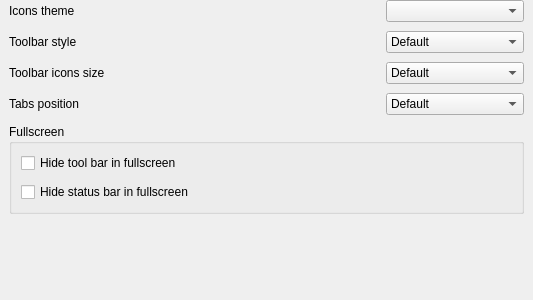
<?xml version="1.0" encoding="UTF-8"?>
<ui version="4.0">
 <class>ViewSettingsPage</class>
 <widget class="QWidget" name="ViewSettingsPage">
  <property name="geometry">
   <rect>
    <x>0</x>
    <y>0</y>
    <width>533</width>
    <height>300</height>
   </rect>
  </property>
  <property name="windowTitle">
   <string/>
  </property>
  <layout class="QGridLayout">
   <property name="leftMargin">
    <number>9</number>
   </property>
   <property name="topMargin">
    <number>0</number>
   </property>
   <property name="rightMargin">
    <number>9</number>
   </property>
   <property name="bottomMargin">
    <number>9</number>
   </property>
   <property name="spacing">
    <number>9</number>
   </property>
   <item row="7" column="2">
    <spacer>
     <property name="orientation">
      <enum>Qt::Vertical</enum>
     </property>
     <property name="sizeHint" stdset="0">
      <size>
       <width>20</width>
       <height>40</height>
      </size>
     </property>
    </spacer>
   </item>
   <item row="2" column="2">
    <widget class="QComboBox" name="iconThemeCmb"/>
   </item>
   <item row="2" column="0">
    <widget class="QLabel" name="label_2">
     <property name="text">
      <string>Icons theme</string>
     </property>
    </widget>
   </item>
   <item row="4" column="0">
    <widget class="QLabel" name="label_5">
     <property name="text">
      <string>Toolbar icons size</string>
     </property>
    </widget>
   </item>
   <item row="4" column="2">
    <widget class="QComboBox" name="iconSizeCmb">
     <item>
      <property name="text">
       <string>Default</string>
      </property>
     </item>
     <item>
      <property name="text">
       <string>16</string>
      </property>
     </item>
     <item>
      <property name="text">
       <string>24</string>
      </property>
     </item>
     <item>
      <property name="text">
       <string>32</string>
      </property>
     </item>
    </widget>
   </item>
   <item row="3" column="2">
    <widget class="QComboBox" name="toolButtonStyleCmb">
     <item>
      <property name="text">
       <string>Default</string>
      </property>
     </item>
     <item>
      <property name="text">
       <string>Icons only</string>
      </property>
     </item>
     <item>
      <property name="text">
       <string>Text only</string>
      </property>
     </item>
     <item>
      <property name="text">
       <string>Text beside the icon</string>
      </property>
     </item>
     <item>
      <property name="text">
       <string>Text under the icon</string>
      </property>
     </item>
    </widget>
   </item>
   <item row="3" column="0">
    <widget class="QLabel" name="label_3">
     <property name="text">
      <string>Toolbar style</string>
     </property>
    </widget>
   </item>
   <item row="4" column="1">
    <spacer>
     <property name="orientation">
      <enum>Qt::Horizontal</enum>
     </property>
     <property name="sizeHint" stdset="0">
      <size>
       <width>40</width>
       <height>20</height>
      </size>
     </property>
    </spacer>
   </item>
   <item row="5" column="0">
    <widget class="QLabel" name="label">
     <property name="text">
      <string>Tabs position</string>
     </property>
    </widget>
   </item>
   <item row="5" column="2">
    <widget class="QComboBox" name="tabPositionCmb">
     <item>
      <property name="text">
       <string>Default</string>
      </property>
     </item>
     <item>
      <property name="text">
       <string>North</string>
      </property>
     </item>
     <item>
      <property name="text">
       <string>South</string>
      </property>
     </item>
     <item>
      <property name="text">
       <string>West</string>
      </property>
     </item>
     <item>
      <property name="text">
       <string>East</string>
      </property>
     </item>
    </widget>
   </item>
   <item row="6" column="0" colspan="3">
    <widget class="QGroupBox" name="groupBox_4">
     <property name="title">
      <string>Fullscreen</string>
     </property>
     <layout class="QVBoxLayout" name="verticalLayout_5">
      <property name="spacing">
       <number>9</number>
      </property>
      <property name="margin">
       <number>9</number>
      </property>
      <item>
       <widget class="QCheckBox" name="fsHideToolbarChk">
        <property name="text">
         <string>Hide tool bar in fullscreen</string>
        </property>
       </widget>
      </item>
      <item>
       <widget class="QCheckBox" name="fsHideStatusbarChk">
        <property name="text">
         <string>Hide status bar in fullscreen</string>
        </property>
       </widget>
      </item>
     </layout>
    </widget>
   </item>
  </layout>
 </widget>
 <resources/>
 <connections/>
</ui>
